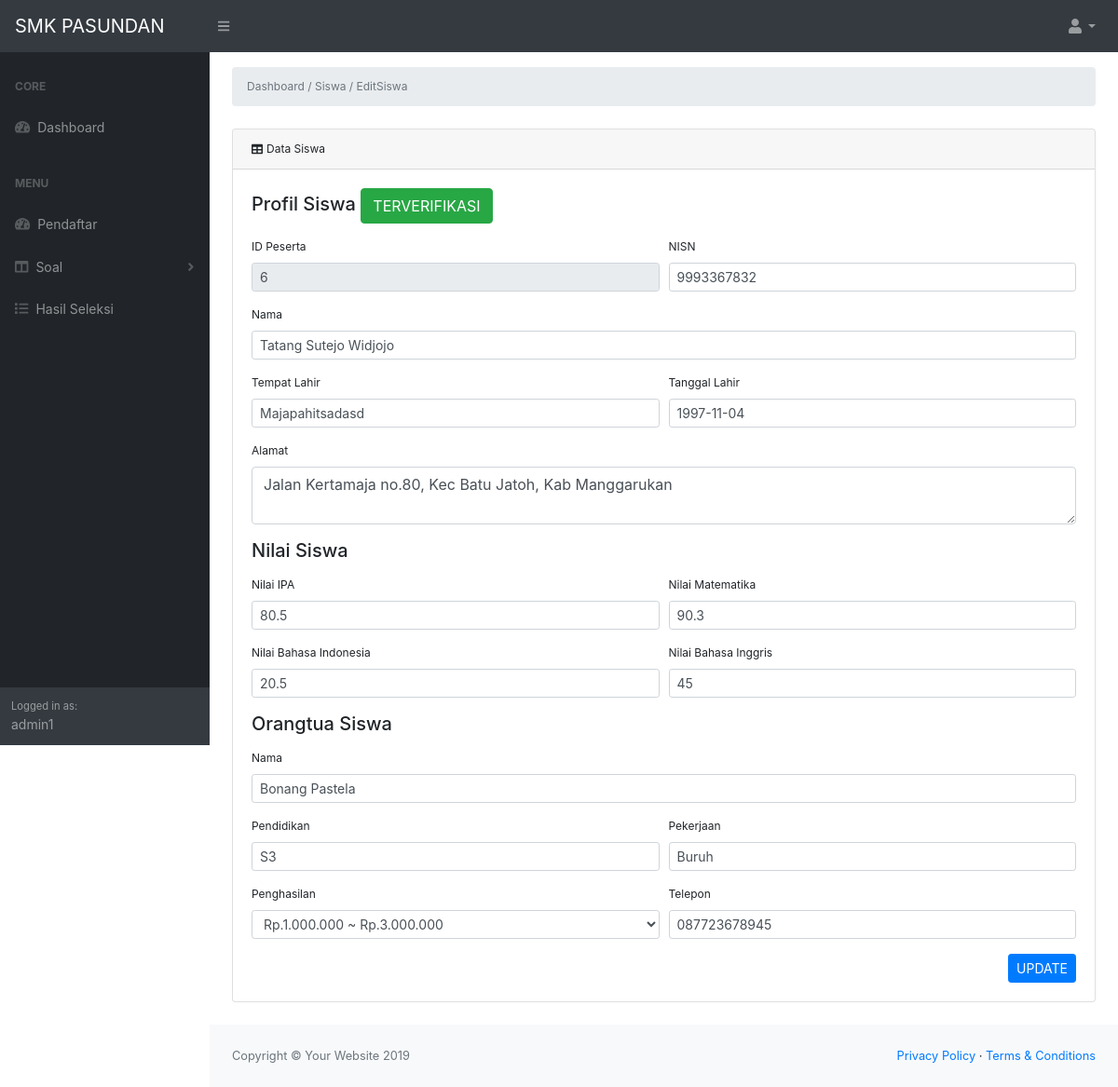
Screenshot of /admin/editSiswa.php?id=6 (signed in) with the database file from the repository.
### tables this page shows
CREATE TABLE `pendaftaran` (
  `id_peserta` int(3) NOT NULL,
  `nisn` varchar(20) NOT NULL,
  `password` varchar(15) NOT NULL,
  `nama` text NOT NULL,
  `tempat_lahir` text NOT NULL,
  `tanggal_lahir` date NOT NULL,
  `alamat` text NOT NULL,
  `nama_ortu` text NOT NULL,
  `pendidikan_ortu` enum('Pilih','Tidak Sekolah','TK','SD','SMP / MTS','SMA / SMK / MA','Diploma','S1','S2','S3','Lain Lain') NOT NULL,
  `pekerjaan_ortu` enum('Pilih','Buruh','Tani','Wiraswasta','PNS','Polri/TNI','Perangkat Desa','Nelayan','Lainnya') NOT NULL,
  `penghasilan_ortu` enum('Pilih','Dibawah Rp.500.000','Rp.500.000 ~ Rp.1.000.000','Rp.1.000.000 ~ Rp.3.000.000','Rp.3.000.000 ~ Rp.5.000.000','Rp.5.000.000 ~ Rp.10.000.000','Rp.10.000.000 Ke atas') NOT NULL,
  `no_telp` varchar(15) NOT NULL,
  `nilai_ipa` float NOT NULL,
  `nilai_matematika` float NOT NULL,
  `nilai_bhs_indo` float NOT NULL,
  `nilai_bhs_inggris` float NOT NULL,
  `bukti_pembayaran` varchar(255) DEFAULT NULL,
  `verifikasi` varchar(255) DEFAULT 'PENDING',
  `status_seleksi` varchar(255) NOT NULL DEFAULT 'BELUM UJIAN',
  `id_admin` int(3) DEFAULT NULL
);

### admin/editSiswa.php (the view, shortened to what this page needs)
<?php
    include 'connect.php';
    $id = $_GET['id'];
    $data = mysqli_query($conn,"SELECT * FROM pendaftaran WHERE id_peserta='$id'");
    include 'layout/header.php';
    include 'layout/sider.php';
?>
<main style="font-size:12px;">
    <div class="container-fluid">
        <ol class="breadcrumb mt-3 mb-4">
            <li class="breadcrumb-item active">Dashboard / Siswa / EditSiswa</li>
        </ol>
        <div class="card mb-4">
            <div class="card-header"><i class="fas fa-table mr-1"></i>Data Siswa</div>
            <div class="card-body">
                <form action="updateSiswa.php" method="post">
                    <?php while($row = mysqli_fetch_assoc($data)){ ?>
                    <label for="siswa" class="form-control-label"><h5>Profil Siswa
                        <?php
                        if ($row['verifikasi']=="PENDING") {
                            echo "<span class='btn btn-info'>".$row['verifikasi']."</span>";
                        }else if($row['verifikasi']=="TERVERIFIKASI"){
                            echo "<span class='btn btn-success'>".$row['verifikasi']."</span>";
                        }else if($row['verifikasi']=="GAGAL"){
                            echo "<span class='btn btn-danger'>".$row['verifikasi']."</span>";
                        }
                    ?>
                    </h5></label>
                    <div class="form-row">
                        <div class="form-group col-md-6">
                            <label for="id">ID Peserta</label>
                            <input type="text" name="id_peserta" class="form-control form-control-sm" value="<?php echo $row['id_peserta'] ?>" readonly>
                        </div>
                        <div class="form-group col-md-6">
                            <label for="nama">NISN</label>
                            <input type="text" name="nisn" class="form-control form-control-sm" value="<?php echo $row['nisn'] ?>">
                        </div>
                    </div>
                    <div class="form-group">
                        <label for="nama" class="form-control-label">Nama</label>
                        <input type="text" name="nama" class="form-control form-control-sm" value="<?php echo $row['nama'] ?>">
                    </div>
                    <div class="form-row">
                        <div class="form-group col-md-6">
                            <label for="tempat_lahir">Tempat Lahir</label>
                            <input type="text" name="tempat_lahir" class="form-control form-control-sm" value="<?php echo $row['tempat_lahir'] ?>">
                        </div>
                        <div class="form-group col-md-6">
                            <label for="tgl_lahir">Tanggal Lahir</label>
                            <input type="text" name="tanggal_lahir" class="form-control form-control-sm" value="<?php echo $row['tanggal_lahir'] ?>" maxlength=10>
                        </div>
                    </div>
                    <div class="form-group">
                        <label for="alamat" class="form-control-label">Alamat</label>
                        <textarea name="alamat" id="alamat" cols="30" rows="2" class="form-control"><?php echo $row['alamat'] ?></textarea>
                    </div>
                    <label for="siswa" class="form-control-label"><h5>Nilai Siswa</h5></label>
                    <div class="form-row">
                        <div class="form-group col-md-6">
                            <label for="ipa">Nilai IPA</label>
                            <input type="text" name="nilai_ipa" class="form-control form-control-sm" value="<?php echo $row['nilai_ipa'] ?>">
                        </div>
                        <div class="form-group col-md-6">
                            <label for="matematika">Nilai Matematika</label>
                            <input type="text" name="nilai_matematika" class="form-control form-control-sm" value="<?php echo $row['nilai_matematika'] ?>">
                        </div>
                    </div>
                    <div class="form-row">
                        <div class="form-group col-md-6">
                            <label for="bhs_indo">Nilai Bahasa Indonesia</label>
                            <input type="text" name="nilai_bhs_indo" class="form-control form-control-sm" value="<?php echo $row['nilai_bhs_indo'] ?>">
                        </div>
                        <div class="form-group col-md-6">
                            <label for="bhs_inggris">Nilai Bahasa Inggris</label>
                            <input type="text" name="nilai_bhs_inggris" class="form-control form-control-sm" value="<?php echo $row['nilai_bhs_inggris'] ?>" maxlength=10>
                        </div>
                    </div>
                    <label for="siswa" class="form-control-label"><h5>Orangtua Siswa</h5></label>
                    <div class="form-group">
                        <label for="nama_ortu" class="form-control-label">Nama</label>
                        <input type="text" name="nama_ortu" class="form-control form-control-sm" value="<?php echo $row['nama_ortu'] ?>">
                    </div>
                    <div class="form-row">
                        <div class="form-group col-md-6">
                            <label for="pendidikan">Pendidikan</label>
                            <input type="text" name="pendidikan_ortu" class="form-control form-control-sm" value="<?php echo $row['pendidikan_ortu'] ?>">
                        </div>
                        <div class="form-group col-md-6">
                            <label for="pekerjaan">Pekerjaan</label>
                            <input type="text" name="pekerjaan_ortu" class="form-control form-control-sm" value="<?php echo $row['pekerjaan_ortu'] ?>">
                        </div>
                    </div>
                    <div class="form-row">
                        <div class="form-group col-md-6">
                            <label for="penghasilan">Penghasilan</label>
                            <select name="penghasilan_ortu" class="form-control form-control-sm">
                            <?php
                                if ($row['penghasilan_ortu']=="Dibawah Rp.500.000") {
                            ?>
                                <option value="Dibawah Rp.500.000" selected><h3>Dibawah Rp.500.000 <br></h3></option>
                                <option value="Rp.500.000 ~ Rp.1.000.000"><h3>Rp.500.000 ~ Rp.1.000.000 <br></h3></option>
                                <option value="Rp.1.000.000 ~ Rp.3.000.000"><h3>Rp.1.000.000 ~ Rp.3.000.000 <br></h3></option>
                                <option value="Rp.3.000.000 ~ Rp.5.000.000"><h3>Rp.3.000.000 ~ Rp.5.000.000 <br></h3></option>
                                <option value="Rp.5.000.000 ~ Rp.10.000.000"><h3>Rp.5.000.000 ~ Rp.10.000.000 <br></h3></option>
                                <option value="Rp.10.000.000 Ke atas"><h3>Rp.10.000.000 Ke atas <br></h3></option>
                            <?php
                                }else if($row['penghasilan_ortu']=="Rp.1.000.000 ~ Rp.3.000.000"){
                            ?>
                                <option value="Rp.1.000.000 ~ Rp.3.000.000" selected><h3>Rp.1.000.000 ~ Rp.3.000.000 <br></h3></option>
                            <?php
                                }else if($row['penghasilan_ortu']=="Rp.3.000.000 ~ Rp.5.000.000"){
                            ?>
                                <option value="Dibawah Rp.500.000"><h3>Dibawah Rp.500.000 <br></h3></option>
                                <option value="Rp.500.000 ~ Rp.1.000.000"><h3>Rp.500.000 ~ Rp.1.000.000 <br></h3></option>
                                <option value="Rp.1.000.000 ~ Rp.3.000.000"><h3>Rp.1.000.000 ~ Rp.3.000.000 <br></h3></option>
                                <option value="Rp.3.000.000 ~ Rp.5.000.000" selected><h3>Rp.3.000.000 ~ Rp.5.000.000 <br></h3></option>
                                <option value="Rp.5.000.000 ~ Rp.10.000.000"><h3>Rp.5.000.000 ~ Rp.10.000.000 <br></h3></option>
                                <option value="Rp.10.000.000 Ke atas"><h3>Rp.10.000.000 Ke atas <br></h3></option>
                            <?php
                                }else if($row['penghasilan_ortu']=="Rp.5.000.000 ~ Rp.10.000.000"){
                            ?>
                                <option value="Dibawah Rp.500.000"><h3>Dibawah Rp.500.000 <br></h3></option>
                                <option value="Rp.500.000 ~ Rp.1.000.000"><h3>Rp.500.000 ~ Rp.1.000.000 <br></h3></option>
                                <option value="Rp.1.000.000 ~ Rp.3.000.000"><h3>Rp.1.000.000 ~ Rp.3.000.000 <br></h3></option>
                                <option value="Rp.3.000.000 ~ Rp.5.000.000"><h3>Rp.3.000.000 ~ Rp.5.000.000 <br></h3></option>
                                <option value="Rp.5.000.000 ~ Rp.10.000.000" selected><h3>Rp.5.000.000 ~ Rp.10.000.000 <br></h3></option>
                                <option value="Rp.10.000.000 Ke atas"><h3>Rp.10.000.000 Ke atas <br></h3></option>
                            <?php
                                }else if($row['penghasilan_ortu']=="Rp.10.000.000 Ke atas"){
                            ?>
                                <option value="Dibawah Rp.500.000"><h3>Dibawah Rp.500.000 <br></h3></option>
                                <option value="Rp.500.000 ~ Rp.1.000.000"><h3>Rp.500.000 ~ Rp.1.000.000 <br></h3></option>
                                <option value="Rp.1.000.000 ~ Rp.3.000.000"><h3>Rp.1.000.000 ~ Rp.3.000.000 <br></h3></option>
                                <option value="Rp.3.000.000 ~ Rp.5.000.000"><h3>Rp.3.000.000 ~ Rp.5.000.000 <br></h3></option>
                                <option value="Rp.5.000.000 ~ Rp.10.000.000"><h3>Rp.5.000.000 ~ Rp.10.000.000 <br></h3></option>
                                <option value="Rp.10.000.000 Ke atas" selected><h3>Rp.10.000.000 Ke atas <br></h3></option>
                            <?php
                                }
                            ?>
                            </select>
                        </div>
                        <div class="form-group col-md-6">
                            <label for="telepon">Telepon</label>
                            <input type="text" name="no_telp" class="form-control form-control-sm" value="<?php echo $row['no_telp'] ?>" maxlength=12>
                        </div>
                    </div>
                    <?php } ?>
                    <button class="btn btn-primary btn-sm float-right" type="submit"> UPDATE </button>
                </form>
            </div>
        </div>
    </div>
</main>
<?php include 'layout/footer.php'; ?>

### rows the page displays
pendaftaran: verifikasi "TERVERIFIKASI", id_peserta "6", nisn "9993367832", nama "Tatang Sutejo Widjojo", tempat_lahir "Majapahitsadasd", tanggal_lahir "1997-11-04", alamat "Jalan Kertamaja no.80, Kec Batu Jatoh, Kab Manggarukan", nilai_ipa "80.5", nilai_matematika "90.3", nilai_bhs_indo "20.5", nilai_bhs_inggris "45", nama_ortu "Bonang Pastela", pendidikan_ortu "S3", pekerjaan_ortu "Buruh", penghasilan_ortu "Rp.1.000.000 ~ Rp.3.000.000", no_telp "087723678945"

### other values shown
$_SESSION['username'] "admin1"
